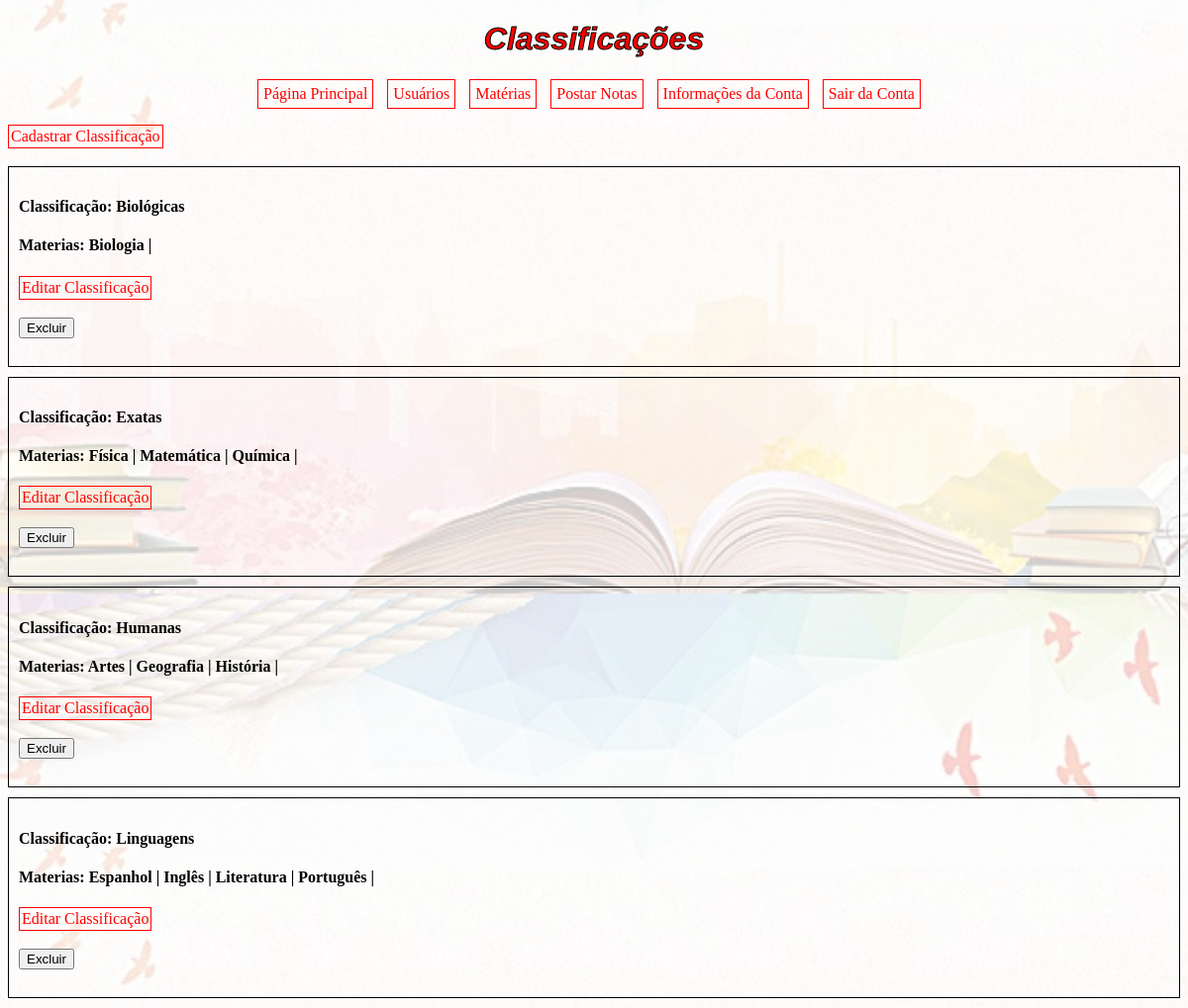
Screenshot of /views/materia/tipoMateria/listarTiposMateria.php (signed in) with the database file from the repository.
### tables this page shows
CREATE TABLE `tipo_materia` (
  `id_tipo_materia` int(11) NOT NULL,
  `descricao` varchar(255) NOT NULL
);

CREATE TABLE `materia` (
  `id_materia` int(11) NOT NULL,
  `id_tipo_materia` int(11) NOT NULL,
  `descricao` varchar(255) NOT NULL
);

### models/DAL/tipoMateriaDAO.php (called while the page is built, shortened)
<?php
    class tipoMateriaDAO{
        public function buscarTiposMateria(){
            $conexao = (new conexao)->getConexao();
            $sql = "SELECT * FROM tipo_materia;";
            $stmt = $conexao->prepare($sql);
            $stmt->execute();
            return $stmt->fetchAll(PDO::FETCH_ASSOC);
        }
    }
?>

### models/tipoMateriaModel.php (called while the page is built, shortened)
<?php
    require_once 'DAL/tipoMateriaDAO.php';
    class tipoMateriaModel {
        public function __construct(?int $idTipoMateria = null, ?string $descricao = null) {
            $this->idTipoMateria = $idTipoMateria;
            $this->descricao = $descricao;
        }
        public function buscarTiposMateria() {
            $tipoMateriaDAO = new tipoMateriaDAO();
            $tiposMateria = $tipoMateriaDAO->buscarTiposMateria();
            foreach ($tiposMateria as $chave => $tipoMateria) {
                $tiposMateria[$chave] = new self($tipoMateria['id_tipo_materia'], $tipoMateria['descricao']);
            }
            return $tiposMateria;
        }
    }
?>

### models/DAL/materiaDAO.php (called while the page is built, shortened)
<?php
    class materiaDAO{
        public function buscarMateriasPorTipoMateria(int $idTipoMateria){
            $conexao = (new conexao)->getConexao();
            $sql = "SELECT * FROM materia WHERE id_tipo_materia = :idTipoMateria;";
            $stmt = $conexao->prepare($sql);
            $stmt->bindParam(":idTipoMateria", $idTipoMateria);
            $stmt->execute();
            return $stmt->fetchAll(PDO::FETCH_ASSOC);
        }
    }
?>

### models/materiaModel.php (called while the page is built, shortened)
<?php
    require_once 'DAL/materiaDAO.php';
    class materiaModel {
        public function __construct(?int $idMateria = null, ?int $idTipoMateria = null, ?string $descricao = null) {
            $this->descricao = $descricao;
        }
        public function buscarMateriasPorTipoMateria(int $idTipoMateria){
            $materiaDAO = new materiaDAO();
            $materias = $materiaDAO->buscarMateriasPorTipoMateria($idTipoMateria);
            foreach ($materias as $chave => $materia) {
                $materias[$chave] = new materiaModel($materia['id_materia'], $materia['id_tipo_materia'], $materia['descricao']);
            }
            return $materias;
        }
    }
?>

### views/materia/tipoMateria/listarTiposMateria.php (the view, shortened to what this page needs)
<!DOCTYPE html>
<html lang="pt-br">
<head>
    <link rel="stylesheet" href="../../../public/css/style.css">
</head>
<?php
    require_once '../../../models/tipoMateriaModel.php';
    require_once '../../../models/materiaModel.php';
    $tipoMateriaModel = new tipoMateriaModel();
    $TiposMateria = $tipoMateriaModel->buscarTiposMateria();
    $materiaModel = new materiaModel();
?>
<body>
    <header>
        <h1>Classificações</h1>
        <a href="cadastrarTipoMateria.php">Cadastrar Classificação</a>
        <br>
        <br>
    </header>
<?php foreach ($TiposMateria as $tipoMateria) : ?>
    <?php if ($tipoMateria->descricao != "N/D"){
        ?>
        <tr>
        <div>
            <h4>Classificação: <?= $tipoMateria->descricao ?></h4>
            <h4>Materias:
                <?php
                $materias = $materiaModel->buscarMateriasPorTipoMateria($tipoMateria->idTipoMateria);
                if (!empty($materias)) {
                    foreach ($materias as $materia) {
                        if (!empty($materia->descricao) && isset($materia->descricao)) {
                            echo $materia->descricao, " | ";
                        } else {
                            echo "N/D.";
                        }
                    }
                } else {
                    echo "N/D.";
                }
                ?>
            </h4>
            <td>
                <a id="editar" href="editarTipoMateria.php?idTipoMateria=<?= $tipoMateria->idTipoMateria; ?>" name="editar" id="editar">Editar Classificação</a>
                <br>
                <br>
                <form action="../../../routers/tipoMateriaRouter.php" method="post" onsubmit="return validarCamposExcluirTipoMateria(event);">
                    <input type="submit" value="Excluir" onclick="return confirmarExcluir();">
                </form>
            </td>
            <br>
        </div>
    </tr>
    <?php
    } ?>
<?php endforeach; ?>
</body>
</html>

### public/css/style.css (style rules this page uses)
.menu-list { text-align: center; padding: 0; }
.menu-list li { display: inline-block; margin-right: 10px; }
.menu-list li a { padding: 5px; }
a { display: inline-block; padding: 2px; border: 1px solid; text-decoration: none; color: red }
html { background-image: url('background.jpg'); background-color: rgba(255, 255, 255, 0.8); background-blend-mode: overlay; background-size: cover; background-position-y: 600px; background-size: 1400px; height: auto; width: auto; }
h1 { text-align: center; color: red; -webkit-text-stroke: 1px black; font-family: sans-serif; font-weight: bold; font-style: italic; }
div { border: 1px solid black; color: black; text-decoration: none; padding: 10px; margin-bottom: 10px; display: block; }

### rows the page displays
tipo_materia: descricao "Biológicas"
materia: descricao "Biologia"
tipo_materia: descricao "Exatas"
materia: descricao "Física"
materia: descricao "Matemática"
materia: descricao "Química"
tipo_materia: descricao "Humanas"
materia: descricao "Artes"
materia: descricao "Geografia"
materia: descricao "História"
tipo_materia: descricao "Linguagens"
materia: descricao "Espanhol"
materia: descricao "Inglês"
materia: descricao "Literatura"
materia: descricao "Português"
